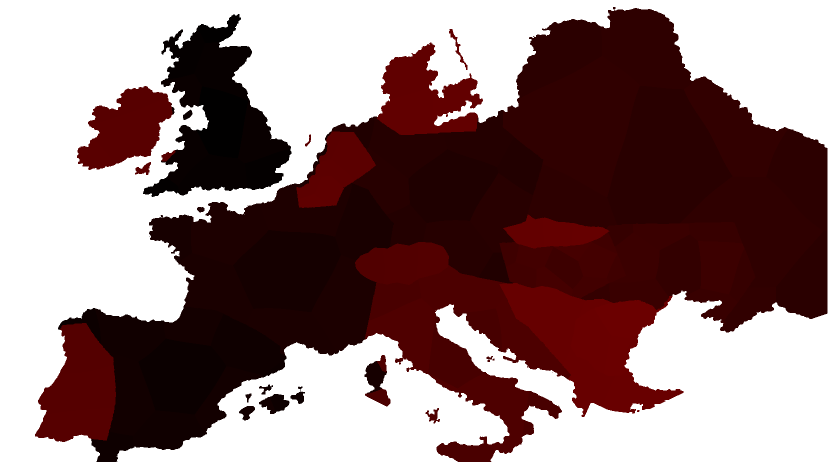
#> input picture client/assets/province-ids.png, 1670 x 941 px (shown at 1/2 size)
$ python refine_borders.py
#> lines starting #> are read from the running program, lines starting #| are printed output that depends on the picture; after the words box and inside, x2 and y2 are one past the last pixel; in counts of white or black regions, pixels touching at a corner belong together
"""Regenerate crisp, connected province borders from the authoritative province-ID raster.

Do not independently smooth closed province polygons: that rounds adjacent boundaries
in different ways and creates visible cracks. All borders here are extracted once
from a single tessellation, with identical pixels shared by both neighbours.
"""
from pathlib import Path
import json
import numpy as np
import cv2
from PIL import Image

root=Path(__file__).resolve().parent.parent
assets=root/'client/assets'
rgba=np.asarray(Image.open(assets/'province-ids.png').convert('RGBA'))
#> rgba is the input picture: shape (941, 1670, 4); mean R, G, B, A 25.4, 0, 0, 132.8
province=np.where(rgba[:,:,3]>0,rgba[:,:,0],0).astype(np.uint8)
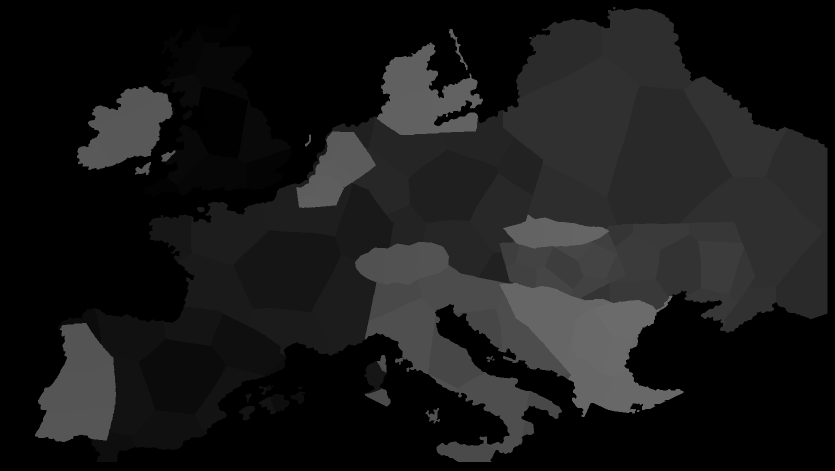
#> province: shape (941, 1670) (shown at 1/2 size); min 0, max 107, mean 25.4
h,w=province.shape
#> h = 941; w = 1670
# Extract only the edges between two *nonzero* provinces. Oceans remain untouched.
edge=np.zeros((h,w),dtype=np.uint8)
for a,b,offset in [
    (province[:,:-1],province[:,1:],(0,1)),
    (province[:-1,:],province[1:,:],(1,0))
]:
    boundary=(a>0)&(b>0)&(a!=b)
    if offset==(0,1):
        edge[:,:-1][boundary]=255
    else:
        edge[:-1,:][boundary]=255
#> this loop made 2 passes
#> offset on passes 1 to 2: (0, 1), (1, 0)
#> pass 1, `boundary=(a>0)&(b>0)&(a!=b)`:
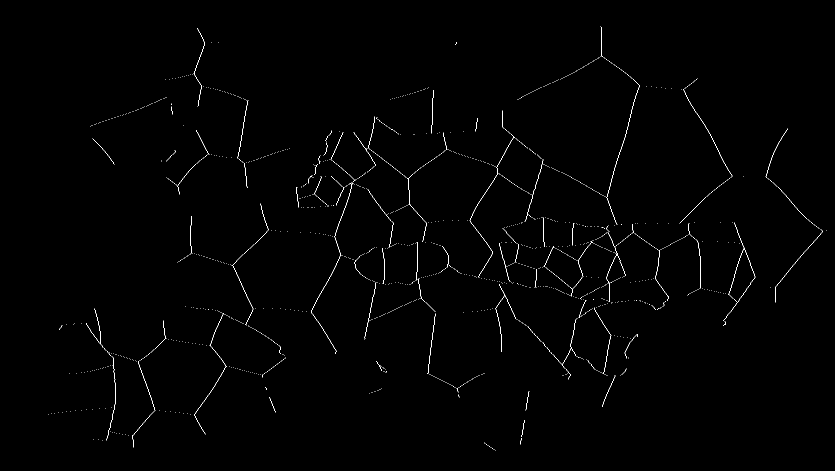
#> boundary: shape (941, 1669) bool (shown at 1/2 size); 0.58% white in thin lines or dots, all inside (x1, y1, x2, y2) = (96, 53, 1654, 901)
#> pass 2, `boundary=(a>0)&(b>0)&(a!=b)`:
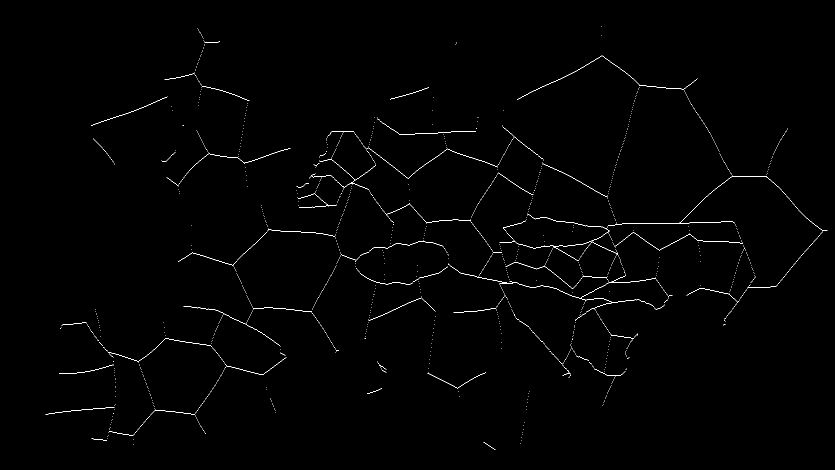
#> boundary: shape (940, 1670) bool (shown at 1/2 size); 0.61% white in thin lines or dots, all inside (x1, y1, x2, y2) = (91, 53, 1655, 900)
#> after the loop:
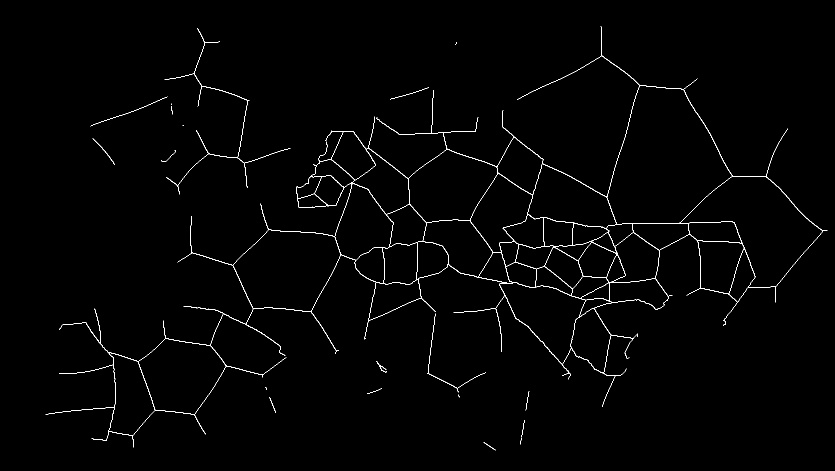
#> edge: shape (941, 1670) (shown at 1/2 size); 1% white in thin lines or dots, all inside (x1, y1, x2, y2) = (91, 53, 1655, 901)
# Gentle local antialiasing rather than Chaikin smoothing; all provinces still share borders.
edge=cv2.dilate(edge,cv2.getStructuringElement(cv2.MORPH_ELLIPSE,(2,2)))
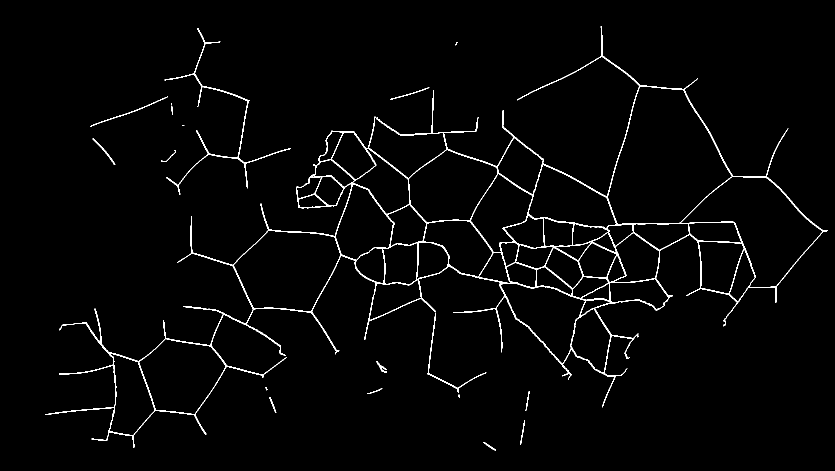
#> edge: shape (941, 1670) (shown at 1/2 size); 2% white in thin lines or dots, all inside (x1, y1, x2, y2) = (91, 53, 1656, 902)
soft=cv2.GaussianBlur(edge.astype('float32'),(3,3),0.55)
out=np.zeros((h,w,4),dtype=np.uint8)
out[:,:,:3]=(13,19,20)
out[:,:,3]=np.clip(soft*0.65,0,255).astype('uint8')
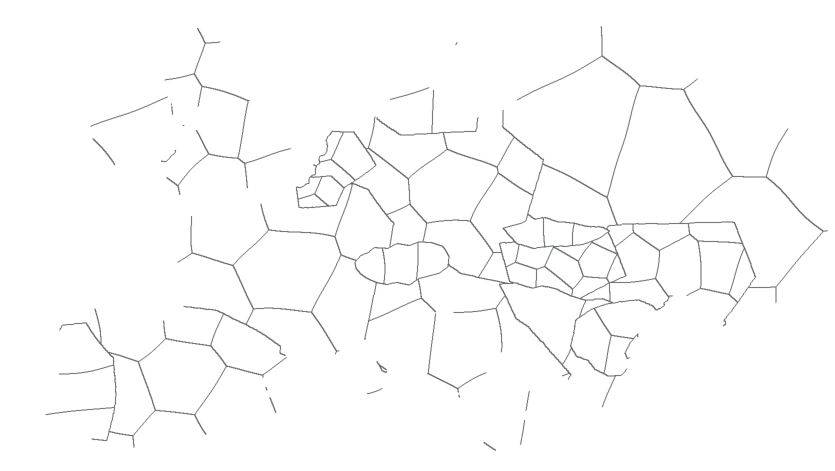
#> out: shape (941, 1670, 4) (shown at 1/2 size); mean of channels 0, 1, 2, 3 13, 19, 20, 3.4; transparent parts drawn white
Image.fromarray(out,'RGBA').save(assets/'province-lines.png')

# Detailed boundaries for selected-province hover outlines, from the same province-ID raster.
# Keep fine *angular* features, using an epsilon below one pixel.
mapfile=root/'shared/map.json'
#> (the run stopped early here; a loop or call above may not have finished)

$ run again, with client/assets/season-autumn.png copied over client/assets/province-ids.png
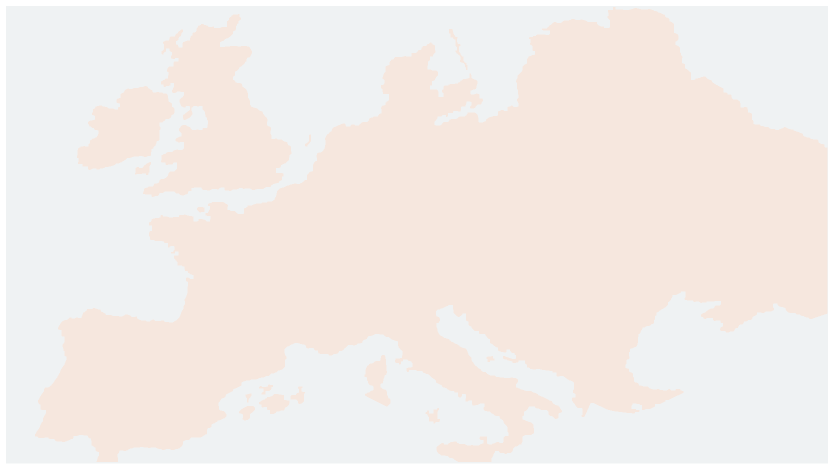
#> input picture client/assets/season-autumn.png, 1670 x 941 px (shown at 1/2 size)
#> rgba is the input picture: shape (941, 1670, 4); mean R, G, B, A 130.3, 99.2, 80.9, 30.2
#> the loop `for a,b,offset in [ (province[:,:-1],province[:,1:],(0,1)), (province[..` made 2 passes
#> offset on passes 1 to 2: (0, 1), (1, 0)
#> pass 1, `boundary=(a>0)&(b>0)&(a!=b)`:
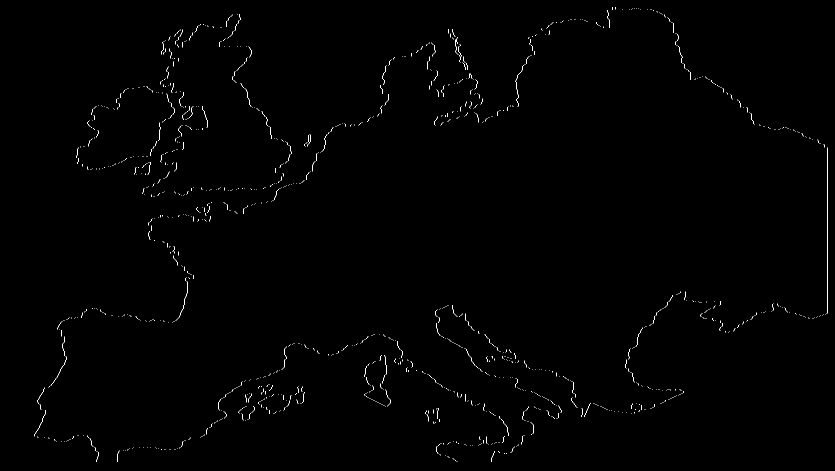
#> boundary: shape (941, 1669) bool (shown at 1/2 size); 0.42% white in thin lines or dots
#> `out[:,:,3]=np.clip(soft*0.65,0,255).astype('uint8')`:
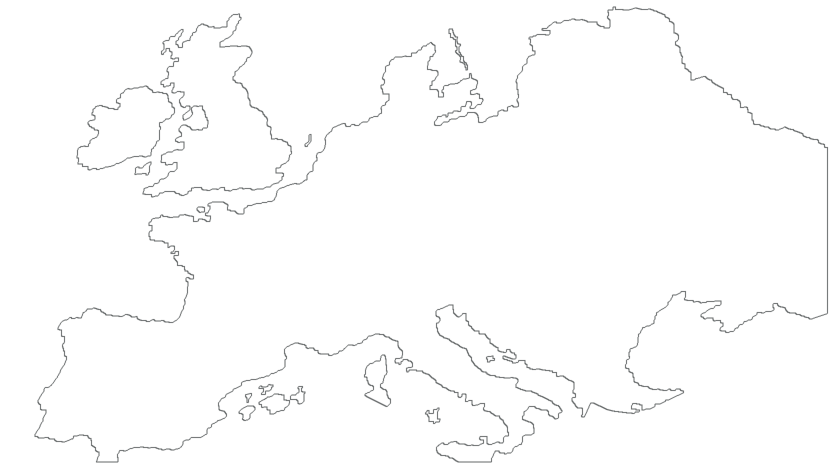
#> out: shape (941, 1670, 4) (shown at 1/2 size); mean of channels 0, 1, 2, 3 13, 19, 20, 2.7; transparent parts drawn white

$ run again, with client/assets/season-summer.png copied over client/assets/province-ids.png
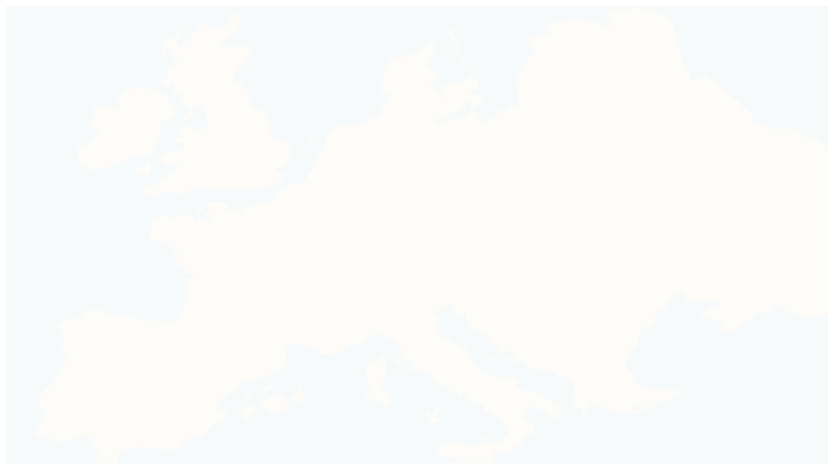
#> input picture client/assets/season-summer.png, 1670 x 941 px (shown at 1/2 size)
#> rgba is the input picture: shape (941, 1670, 4); mean R, G, B, A 131.1, 167.4, 142.7, 10.7
#> the loop `for a,b,offset in [ (province[:,:-1],province[:,1:],(0,1)), (province[..` made 2 passes
#> offset on passes 1 to 2: (0, 1), (1, 0)
#> pass 1, `boundary=(a>0)&(b>0)&(a!=b)`:
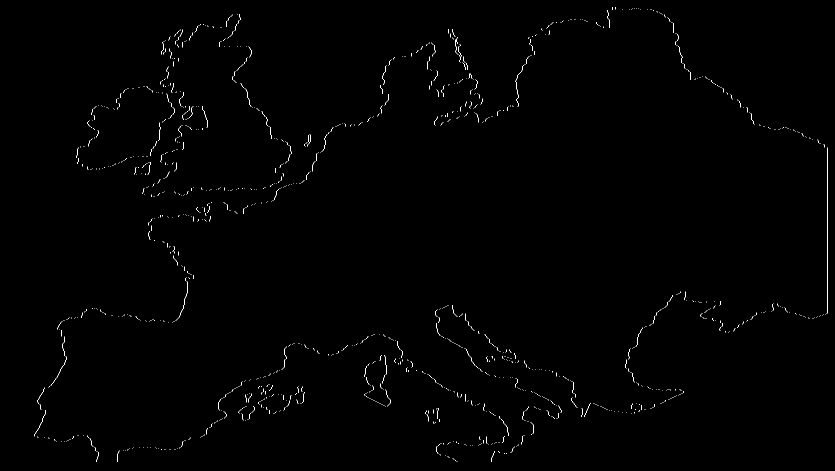
#> boundary: shape (941, 1669) bool (shown at 1/2 size); 0.42% white in thin lines or dots
#> `out[:,:,3]=np.clip(soft*0.65,0,255).astype('uint8')`:
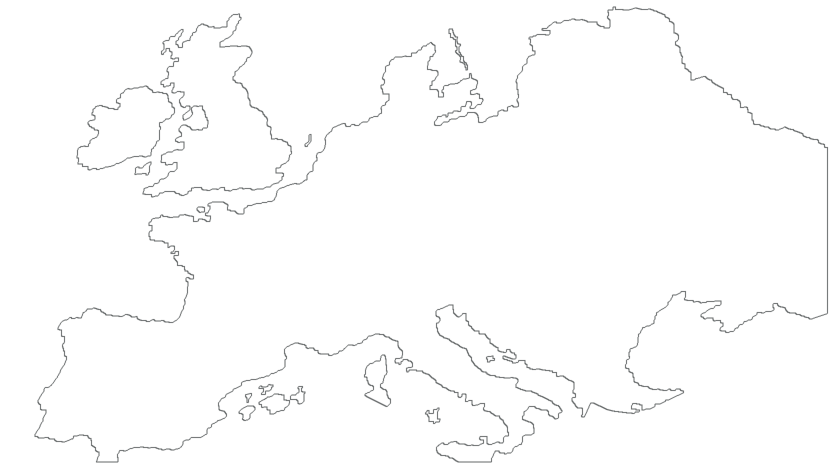
#> out: shape (941, 1670, 4) (shown at 1/2 size); mean of channels 0, 1, 2, 3 13, 19, 20, 2.7; transparent parts drawn white
